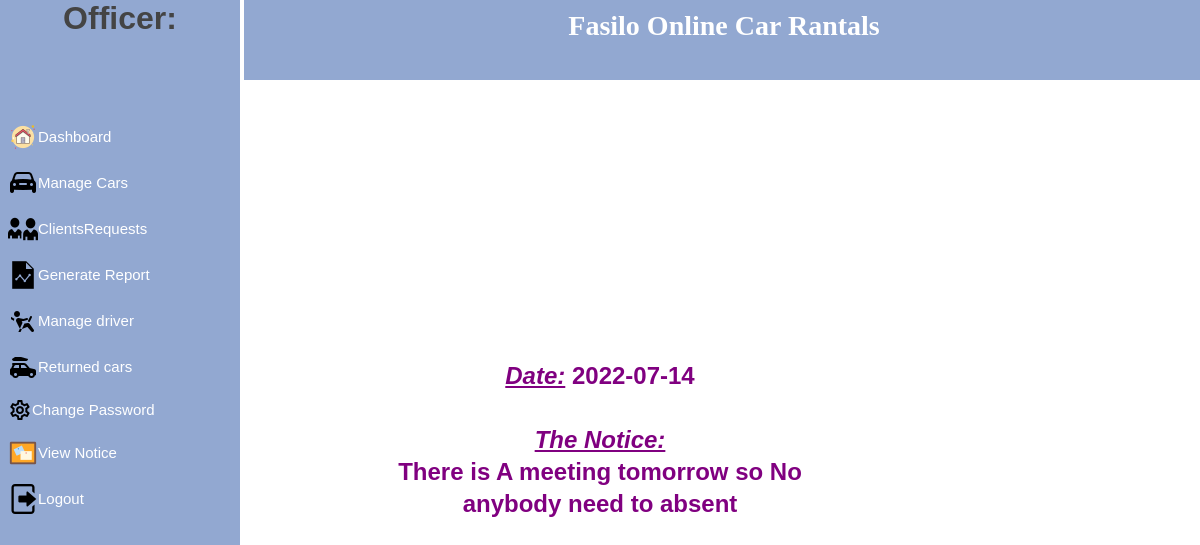
The page /users/offviewnotice.php (signed in) on the database its author committed.
### tables this page shows
CREATE TABLE `notice` (
  `notice_id` int(10) NOT NULL AUTO_INCREMENT,
  `post_date` date NOT NULL,
  `content` longtext NOT NULL,
  `status` varchar(12) NOT NULL,
  PRIMARY KEY (`notice_id`)
);

### users/offviewnotice.php (the view, shortened to what this page needs)
<!DOCTYPE html>
<html lang="en">
<head>
    <?php   include 'menu1.php';  ?>
</head>
<div>
    <div class="viewnotice">
    <?php
include '../includes/config.php';
$sel = "SELECT * FROM notice WHERE status='Unread' ORDER BY notice_id DESC LIMIT 1 ";
$rs = $conn->query($sel);
$rws = $rs->fetch_assoc();
?>
<h2><i><u>Date:</u></i>
<?php
echo $rws['post_date'];?>
</h2><br>
<h2><i><u>The Notice:</u></i><br>
<?php echo $rws['content'];
?>
</h2>
</div>
</div>
</head>
<body>
</body>
</html>

### users/css/style1.css (style rules this page uses)
* { margin: 0; padding: 0; box-sizing: border-box; font-family:sans-serif; }
body { min-height: 100vh; font-style: bold; }
h1,h2 { color: #444; }

### users/offviewnotice.php (style rules this page uses)
.viewnotice { text-align:center; top:30%; left:30%; position:fixed; width:40%; height:30%; color:white; font-family:Times New Roman; line-height: 200%; }
h2 { color:purple; }

### rows shown on the page
notice: post_date "2022-07-14", content "There is A meeting tomorrow so No anybody need to absent"
